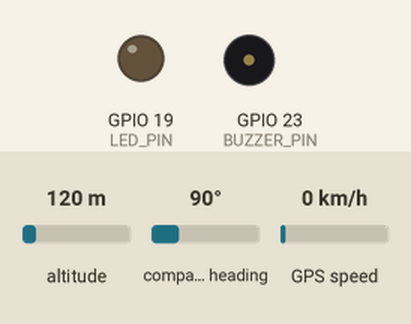
Bench run of a sketch on a simulated ESP32. Shown: output pins drawn as LEDs (lit = HIGH), buzzer (waves = sounding, pin HIGH). Inputs (shaded band) come from the test bench; at power-on: altitude 120 m, compass heading 90°, GPS speed 0 km/h. WiFi joins after 1.5 s; servers stay silent unless stated; uploads are accepted with an empty reply; the GPS gets a fix after 3 s at 37.7749, -122.4194 with 8 satellites; what the sketch prints to the serial monitor is not drawn.

Above: at 3.6 s.
At 5.9 s:
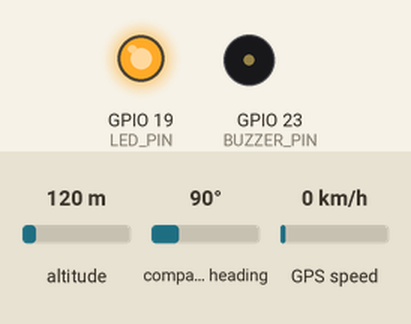
Timing chart, 0 to 7.0 s (numbered marks = the images above):
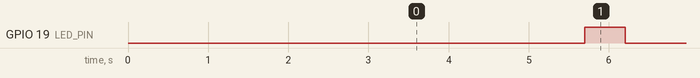

The sketch:

ambutrack.ino
```cpp
#include <WiFi.h>       // Biblioteca para conexão Wi-Fi
#include <HTTPClient.h> // Biblioteca para requisições HTTP
#include <TinyGPS++.h>  // Biblioteca para comunicação com o GPS
#include <math.h>       // Biblioteca para funções matemáticas

// Configurações de rede e servidor
const char* ssid = "Awawa";
const char* password = "12345677";
const char* server = "https://paint-quaint-earthquake.glitch.me/";

// Configurações do GPS
#define RXD2 16               // Pino RX do ESP32 conectado ao TX do GPS
#define TXD2 17               // Pino TX do ESP32 conectado ao RX do GPS
#define GPS_BAUD 9600         // Taxa de comunicação do GPS
TinyGPSPlus gps;              // Instância do objeto GPS
HardwareSerial gpsSerial(2);  // Configuração da porta serial 2 para comunicação com o GPS

// Definição da área de interesse (localização alvo)
const float targetLat = 2.836118;  // Latitude alvo (substitua pelo valor desejado)
const float targetLon = -60.689867;  // Longitude alvo (substitua pelo valor desejado)
const float targetRadius = 150.0;     // Raio da área em metros

// 2.836118
// -60.689867

// Configuração dos pinos do LED e do buzzer para o alarme
#define LED_PIN  19      // Exemplo de pino para o LED
#define BUZZER_PIN 23    // Exemplo de pino para o buzzer

// Função para calcular a distância entre duas coordenadas (Fórmula de Haversine)
double calculateDistance(double lat1, double lon1, double lat2, double lon2) {
  const double R = 6371000; // Raio da Terra em metros
  double dLat = radians(lat2 - lat1);
  double dLon = radians(lon2 - lon1);
  double a = sin(dLat / 2) * sin(dLat / 2) +
             cos(radians(lat1)) * cos(radians(lat2)) *
             sin(dLon / 2) * sin(dLon / 2);
  double c = 2 * atan2(sqrt(a), sqrt(1 - a));
  return R * c;
}

// Função que aciona o alarme: pisca o LED e ativa o buzzer
void triggerAlarm() {
  // Exemplo: piscar e buzinar 3 vezes
  for (int i = 0; i < 10; i++) {
    digitalWrite(LED_PIN, HIGH);
    digitalWrite(BUZZER_PIN, HIGH);
    delay(50);
    digitalWrite(LED_PIN, LOW);
    digitalWrite(BUZZER_PIN, LOW);
    delay(50);
  }
}

void setup() {
  Serial.begin(115200);             // Inicia a comunicação serial para monitoramento
  gpsSerial.begin(GPS_BAUD, SERIAL_8N1, RXD2, TXD2); // Inicializa a comunicação com o GPS
  Serial.println("Serial 2 do GPS iniciada");

  // Configura os pinos do LED e do buzzer como saída
  pinMode(LED_PIN, OUTPUT);
  pinMode(BUZZER_PIN, OUTPUT);

  WiFi.begin(ssid, password);
  Serial.print("Conectando ao Wi-Fi");
  while (WiFi.status() != WL_CONNECTED) {
    delay(500);
    Serial.print(".");
  }
  Serial.println("\nWiFi Conectado!");
}

void loop() {
  unsigned long start = millis(); // Marca o tempo inicial do loop
  bool newData = false;           // Variável para verificar se há novos dados do GPS

  // Lê os dados do GPS durante 1 segundo
  while (millis() - start < 1000) {
    while (gpsSerial.available() > 0) {
      if (gps.encode(gpsSerial.read())) {
        newData = true;
      }
    }
  }

  if (newData && gps.location.isValid()) {
    float lat = gps.location.lat(); // Obtém a latitude
    float lon = gps.location.lng(); // Obtém a longitude

    // Calcula a distância entre a localização atual e a área definida
    double distance = calculateDistance(targetLat, targetLon, lat, lon);
    Serial.print("Distância: ");
    Serial.print(distance);
    Serial.println(" metros");

    // Se estiver dentro do raio definido, dispara o alarme
    if (distance <= targetRadius) {
      Serial.println("Dentro da área definida! Alarme acionado!");
      triggerAlarm();
    }

    // Envio da localização para o servidor, caso o Wi-Fi esteja conectado
    if (WiFi.status() == WL_CONNECTED) {
      HTTPClient http;
      String url = String(server) + "/update?lat=" + String(lat, 6) + "&lon=" + String(lon, 6);
      http.begin(url);
      int httpCode = http.GET();
      http.end();
      if (httpCode > 0) {
        Serial.println("Localização enviada com sucesso!");
        digitalWrite(LED_PIN, HIGH);
        delay(500);
        digitalWrite(LED_PIN, LOW);
        delay(500);
      } else {
        Serial.println("Falha ao enviar a localização!");
      }
    } else {
      Serial.println("Wi-Fi desconectado, tentando reconectar...");
      WiFi.begin(ssid, password);
    }
  } else {
    Serial.println("Aguardando coordenadas válidas do GPS...");
  }
  delay(2000);
}
```

Measured:
- by itself, GPIO 19 (LED_PIN): alternates HIGH for 0.50 s and LOW for 3.7 s
